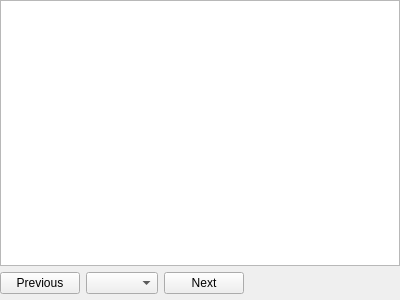
<?xml version="1.0" encoding="UTF-8"?>
<ui version="4.0">
 <class>RouterGroupWidget</class>
 <widget class="QWidget" name="RouterGroupWidget">
  <property name="geometry">
   <rect>
    <x>0</x>
    <y>0</y>
    <width>400</width>
    <height>300</height>
   </rect>
  </property>
  <layout class="QVBoxLayout" name="verticalLayout">
   <property name="spacing">
    <number>0</number>
   </property>
   <property name="leftMargin">
    <number>0</number>
   </property>
   <property name="topMargin">
    <number>0</number>
   </property>
   <property name="rightMargin">
    <number>0</number>
   </property>
   <property name="bottomMargin">
    <number>0</number>
   </property>
   <item>
    <widget class="QTreeView" name="tree_host">
     <property name="contextMenuPolicy">
      <enum>Qt::ContextMenuPolicy::CustomContextMenu</enum>
     </property>
     <property name="selectionBehavior">
      <enum>QAbstractItemView::SelectionBehavior::SelectRows</enum>
     </property>
     <property name="indentation">
      <number>0</number>
     </property>
     <property name="sortingEnabled">
      <bool>true</bool>
     </property>
    </widget>
   </item>
   <item>
    <layout class="QHBoxLayout" name="layout_hosts_pagination">
     <property name="spacing">
      <number>6</number>
     </property>
     <property name="topMargin">
      <number>6</number>
     </property>
     <property name="rightMargin">
      <number>6</number>
     </property>
     <property name="bottomMargin">
      <number>6</number>
     </property>
     <item>
      <widget class="IconTextButton" name="button_hosts_prev">
       <property name="toolTip">
        <string>Previous page</string>
       </property>
       <property name="text">
        <string>Previous</string>
       </property>
       <property name="icon">
        <iconset resource="../../../common/resources/common.qrc">
         <normaloff>:/img/arrow-left.svg</normaloff>:/img/arrow-left.svg</iconset>
       </property>
      </widget>
     </item>
     <item>
      <widget class="QComboBox" name="combo_hosts_page">
       <property name="sizeAdjustPolicy">
        <enum>QComboBox::SizeAdjustPolicy::AdjustToContents</enum>
       </property>
      </widget>
     </item>
     <item>
      <widget class="IconTextButton" name="button_hosts_next">
       <property name="toolTip">
        <string>Next page</string>
       </property>
       <property name="text">
        <string>Next</string>
       </property>
       <property name="icon">
        <iconset resource="../../../common/resources/common.qrc">
         <normaloff>:/img/arrow-right.svg</normaloff>:/img/arrow-right.svg</iconset>
       </property>
      </widget>
     </item>
     <item>
      <spacer name="spacer_hosts_pagination">
       <property name="orientation">
        <enum>Qt::Orientation::Horizontal</enum>
       </property>
       <property name="sizeHint" stdset="0">
        <size>
         <width>40</width>
         <height>20</height>
        </size>
       </property>
      </spacer>
     </item>
     <item>
      <widget class="QLabel" name="label_hosts_count"/>
     </item>
    </layout>
   </item>
  </layout>
 </widget>
 <customwidgets>
  <customwidget>
   <class>IconTextButton</class>
   <extends>QPushButton</extends>
   <header>common/desktop/icon_text_button.h</header>
  </customwidget>
 </customwidgets>
 <resources>
  <include location="../../../common/resources/common.qrc"/>
 </resources>
 <connections/>
</ui>
